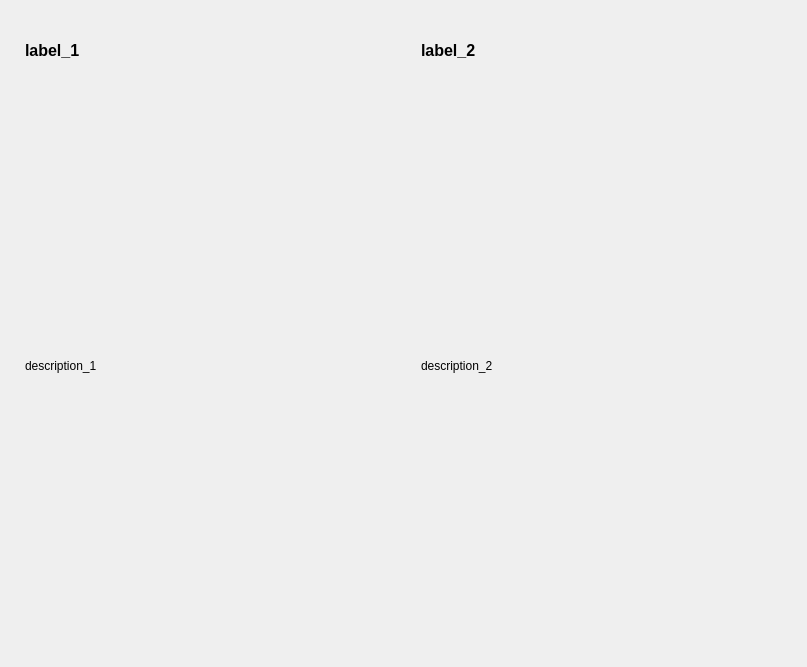
         <widget class="QWidget" name="scrollAreaWidgetContents_2">
          <property name="geometry">
           <rect>
            <x>0</x>
            <y>0</y>
            <width>807</width>
            <height>667</height>
           </rect>
          </property>
          <layout class="QGridLayout" name="gridLayout_5">
           <property name="leftMargin">
            <number>10</number>
           </property>
           <property name="topMargin">
            <number>10</number>
           </property>
           <property name="rightMargin">
            <number>10</number>
           </property>
           <property name="bottomMargin">
            <number>10</number>
           </property>
           <property name="spacing">
            <number>5</number>
           </property>
           <item row="0" column="0">
            <widget class="QWidget" name="widget_4" native="true">
             <layout class="QGridLayout" name="gridLayout_3">
              <property name="leftMargin">
               <number>10</number>
              </property>
              <property name="topMargin">
               <number>10</number>
              </property>
              <property name="rightMargin">
               <number>10</number>
              </property>
              <property name="bottomMargin">
               <number>10</number>
              </property>
              <property name="spacing">
               <number>5</number>
              </property>
              <item row="1" column="0">
               <widget class="QLabel" name="P_description_1">
                <property name="font">
                 <font>
                  <pointsize>9</pointsize>
                 </font>
                </property>
                <property name="text">
                 <string>description_1</string>
                </property>
                <property name="wordWrap">
                 <bool>true</bool>
                </property>
               </widget>
              </item>
              <item row="0" column="0">
               <widget class="QLabel" name="P_label_1">
                <property name="minimumSize">
                 <size>
                  <width>360</width>
                  <height>20</height>
                 </size>
                </property>
                <property name="maximumSize">
                 <size>
                  <width>360</width>
                  <height>60</height>
                 </size>
                </property>
                <property name="font">
                 <font>
                  <pointsize>12</pointsize>
                  <weight>75</weight>
                  <italic>false</italic>
                  <bold>true</bold>
                  <underline>false</underline>
                  <strikeout>false</strikeout>
                  <kerning>true</kerning>
                 </font>
                </property>
                <property name="mouseTracking">
                 <bool>false</bool>
                </property>
                <property name="tabletTracking">
                 <bool>false</bool>
                </property>
                <property name="acceptDrops">
                 <bool>false</bool>
                </property>
                <property name="toolTipDuration">
                 <number>-1</number>
                </property>
                <property name="layoutDirection">
                 <enum>Qt::LeftToRight</enum>
                </property>
                <property name="text">
                 <string>label_1</string>
                </property>
                <property name="wordWrap">
                 <bool>true</bool>
                </property>
               </widget>
              </item>
             </layout>
            </widget>
           </item>
           <item row="0" column="1">
            <widget class="QWidget" name="widget_5" native="true">
             <layout class="QGridLayout" name="gridLayout_6">
              <property name="leftMargin">
               <number>10</number>
              </property>
              <property name="topMargin">
               <number>10</number>
              </property>
              <property name="rightMargin">
               <number>10</number>
              </property>
              <property name="bottomMargin">
               <number>10</number>
              </property>
              <property name="spacing">
               <number>5</number>
              </property>
              <item row="1" column="0">
               <widget class="QLabel" name="P_description_2">
                <property name="font">
                 <font>
                  <pointsize>9</pointsize>
                 </font>
                </property>
                <property name="text">
                 <string>description_2</string>
                </property>
                <property name="wordWrap">
                 <bool>true</bool>
                </property>
               </widget>
              </item>
              <item row="0" column="0">
               <widget class="QLabel" name="P_labe_2">
                <property name="minimumSize">
                 <size>
                  <width>360</width>
                  <height>20</height>
                 </size>
                </property>
                <property name="maximumSize">
                 <size>
                  <width>360</width>
                  <height>60</height>
                 </size>
                </property>
                <property name="font">
                 <font>
                  <pointsize>12</pointsize>
                  <weight>75</weight>
                  <italic>false</italic>
                  <bold>true</bold>
                  <underline>false</underline>
                  <strikeout>false</strikeout>
                  <kerning>true</kerning>
                 </font>
                </property>
                <property name="mouseTracking">
                 <bool>false</bool>
                </property>
                <property name="tabletTracking">
                 <bool>false</bool>
                </property>
                <property name="acceptDrops">
                 <bool>false</bool>
                </property>
                <property name="toolTipDuration">
                 <number>-1</number>
                </property>
                <property name="layoutDirection">
                 <enum>Qt::LeftToRight</enum>
                </property>
                <property name="text">
                 <string>label_2</string>
                </property>
                <property name="wordWrap">
                 <bool>true</bool>
                </property>
               </widget>
              </item>
             </layout>
            </widget>
           </item>
          </layout>
         </widget>
